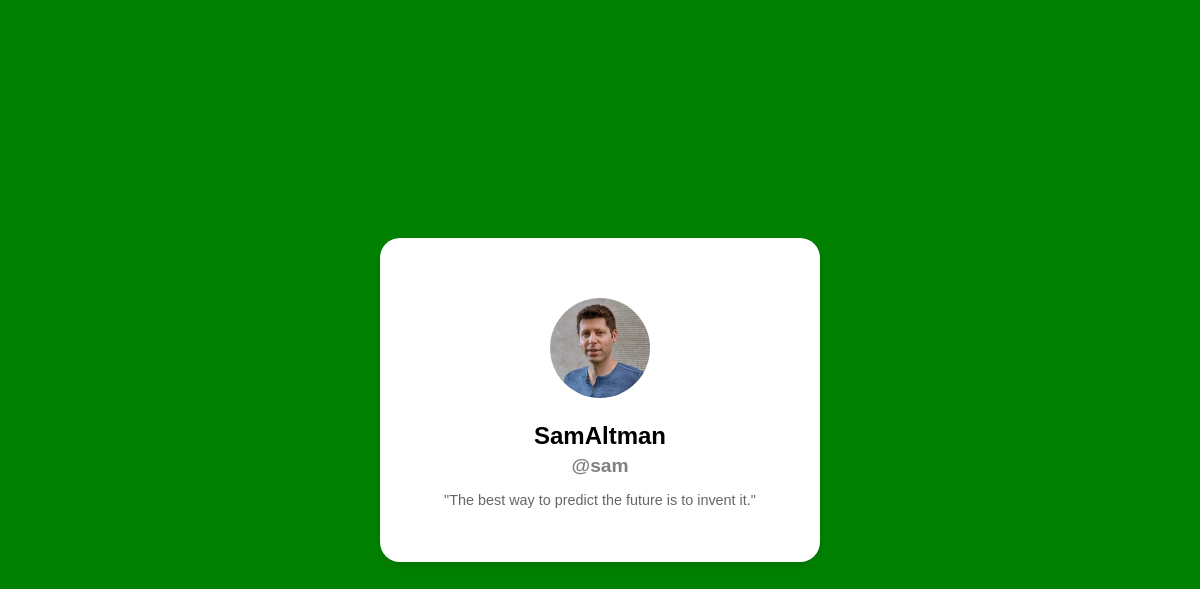
The page /user/3 on the database its author committed.
### mychatapp/models.py (models this page shows, shortened)
class Profile(models.Model):
    user = models.OneToOneField(User, on_delete=models.CASCADE)
    password = models.CharField(max_length=50, blank=True, null= True)
    name = models.CharField(max_length=50)
    pic = models.ImageField(upload_to='media', blank=True, null= True)
    about = models.CharField(max_length=200, blank=True, null= True)
    friend = models.ManyToManyField('self', blank=True)

### mychatapp/views.py (the view)
# urls.py: path('user/<int:id>', views.user_details, name='user_details'),
def user_details(request, id):
    user = Profile.objects.get(id=id)
    context = {'user': user}
    return render(request,  'index.html', context)

### templates/index.html (shortened to what this page needs)
{% extends 'base.html' %}
{% load static %}
{% block content %}
<div class="chat-container">
    <div class="user-details">
        <img src="{{ user.pic.url }}" alt="Foto de perfil de {{ user.name }}">
        <h2>{{ user.name }}</h2>
        <h3>@{{ user.user }}</h3>
        <p>"{{ user.about }}"</p>
    </div>
</div>
{% endblock %}

### templates/base.html (style rules this page uses)
body { background-color: green; display: flex; justify-content: center; align-items: center; height: 100vh; margin: 0; font-family: Arial, sans-serif; }
.chat-container { background-color: white; border-radius: 20px; width: 400px; padding: 20px; box-shadow: 0 4px 8px rgba(0, 0, 0, 0.1); max-height: 550px; }

### templates/index.html (style rules this page uses)
.user-details { border-radius: 20px; padding: 20px; text-align: center; margin-top: 20px; }
.user-details img { border-radius: 50%; width: 100px; height: 100px; margin-bottom: 20px; }
.user-details h2 { margin: 0; font-size: 1.5em; }
.user-details h3 { margin: 5px 0; font-size: 1.2em; color: gray; }
.user-details p { font-size: 0.9em; color: #666; }

### rows shown on the page
Profile: pic (picture), name "SamAltman", user "sam", about "The best way to predict the future is to invent it."
